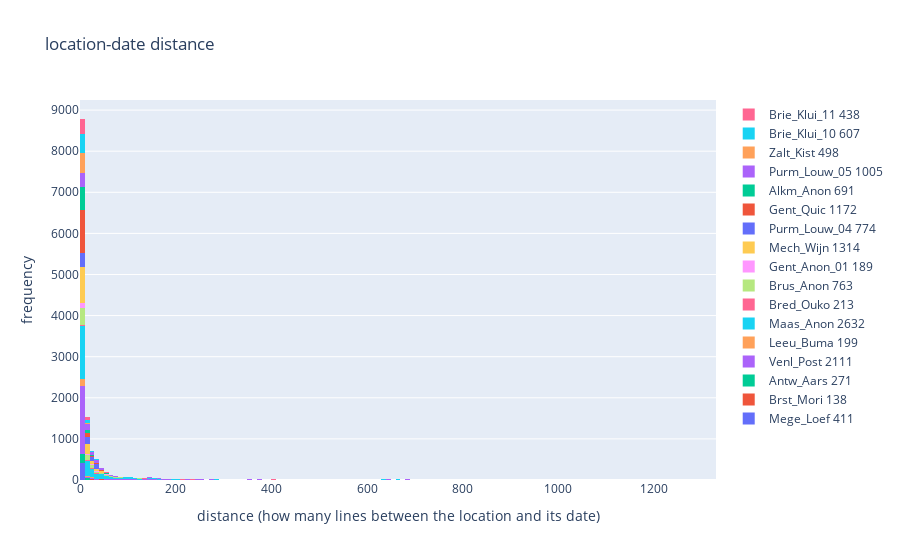

Source (notebook cell):
### Code cell
# o_dict['Brie_Klui_11']['summary']['locatie_date_distance']
fig = go.Figure()
fig1 = go.Figure()
for k in o_dict.keys():
    fig.add_trace(go.Histogram(x = o_dict[k]['summary']['locatie_date_distance'],name=f"{k} {o_dict[k]['summary']['locatie_with_date_count']}"))
    fig1.add_trace(go.Histogram())
# fig = go.Figure(data=[go.Histogram(x=o_dict['Brie_Klui_11']['summary']['locatie_date_distance'])])

fig.update_layout(
    title_text='location-date distance', 
    xaxis_title_text='distance (how many lines between the location and its date)', 
    yaxis_title_text='frequency',
    barmode='stack'
)
fig.show()
fig.write_html('location_distance.html')

### Figure 1 — Plotly figure (JSON) as saved in the notebook; plotly's stock layout.template omitted (floating-point values rounded to 4 significant figures; data arrays with more than 128 entries replaced by an {"elided": "..."} marker saying what was removed)
{"data": [{"name": "Mege_Loef 411", "type": "histogram", "x": {"elided": "411 int values"}}, {"name": "Brst_Mori 138", "type": "histogram", "x": {"elided": "138 int values"}}, {"name": "Antw_Aars 271", "type": "histogram", "x": {"elided": "271 int values"}}, {"name": "Venl_Post 2111", "type": "histogram", "x": {"elided": "2111 int values"}}, {"name": "Leeu_Buma 199", "type": "histogram", "x": {"elided": "199 int values"}}, {"name": "Maas_Anon 2632", "type": "histogram", "x": {"elided": "2632 int values"}}, {"name": "Bred_Ouko 213", "type": "histogram", "x": {"elided": "213 int values"}}, {"name": "Brus_Anon 763", "type": "histogram", "x": {"elided": "763 int values"}}, {"name": "Gent_Anon_01 189", "type": "histogram", "x": {"elided": "189 int values"}}, {"name": "Mech_Wijn 1314", "type": "histogram", "x": {"elided": "1314 int values"}}, {"name": "Purm_Louw_04 774", "type": "histogram", "x": {"elided": "774 int values"}}, {"name": "Gent_Quic 1172", "type": "histogram", "x": {"elided": "1172 int values"}}, {"name": "Alkm_Anon 691", "type": "histogram", "x": {"elided": "691 int values"}}, {"name": "Purm_Louw_05 1005", "type": "histogram", "x": {"elided": "1005 int values"}}, {"name": "Zalt_Kist 498", "type": "histogram", "x": {"elided": "498 int values"}}, {"name": "Brie_Klui_10 607", "type": "histogram", "x": {"elided": "607 int values"}}, {"name": "Brie_Klui_11 438", "type": "histogram", "x": {"elided": "438 int values"}}], "layout": {"barmode": "stack", "title": {"text": "location-date distance"}, "xaxis": {"title": {"text": "distance (how many lines between the location and its date)"}}, "yaxis": {"title": {"text": "frequency"}}}}
